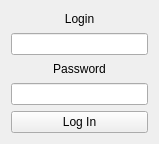
<?xml version="1.0" encoding="UTF-8"?>
<ui version="4.0">
 <class>LoginWindow</class>
 <widget class="QWidget" name="LoginWindow">
  <property name="geometry">
   <rect>
    <x>0</x>
    <y>0</y>
    <width>159</width>
    <height>144</height>
   </rect>
  </property>
  <property name="windowTitle">
   <string>Panel Logowania</string>
  </property>
  <layout class="QHBoxLayout" name="horizontalLayout">
   <item>
    <layout class="QVBoxLayout" name="verticalLayout_3">
     <item>
      <widget class="QLabel" name="label">
       <property name="text">
        <string>Login</string>
       </property>
       <property name="alignment">
        <set>Qt::AlignmentFlag::AlignCenter</set>
       </property>
      </widget>
     </item>
     <item>
      <widget class="QLineEdit" name="loginEdit"/>
     </item>
     <item>
      <widget class="QLabel" name="label_2">
       <property name="text">
        <string>Password</string>
       </property>
       <property name="alignment">
        <set>Qt::AlignmentFlag::AlignCenter</set>
       </property>
      </widget>
     </item>
     <item>
      <widget class="QLineEdit" name="passwordEdit"/>
     </item>
     <item>
      <widget class="QPushButton" name="loginButton">
       <property name="text">
        <string>Log In</string>
       </property>
      </widget>
     </item>
    </layout>
   </item>
  </layout>
 </widget>
 <resources/>
 <connections/>
</ui>
